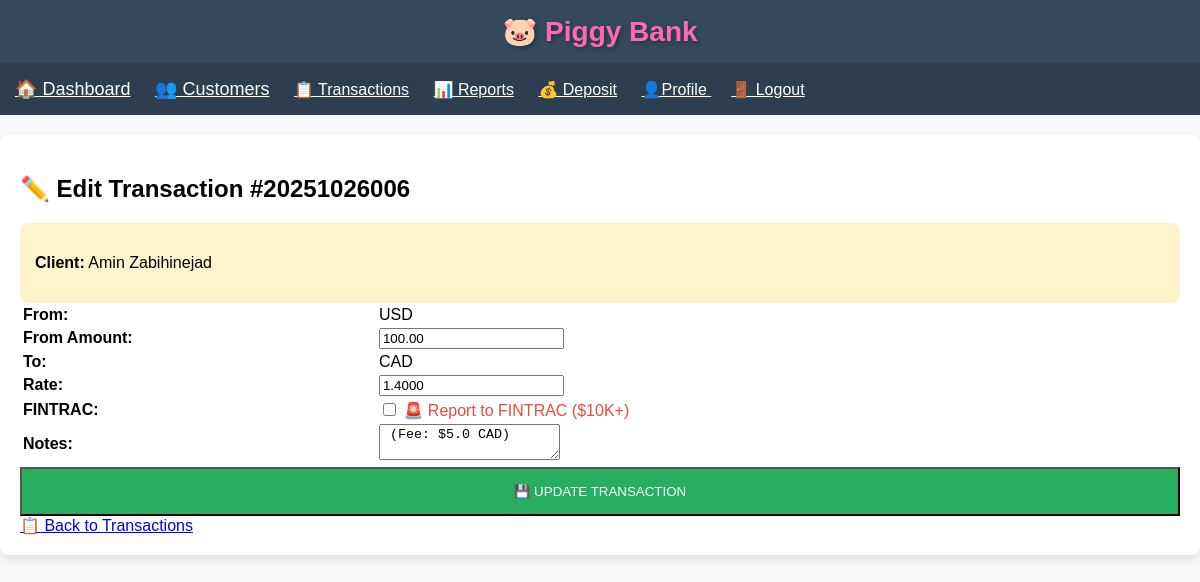
Page /edit_transaction/11 (signed in) on the earlier database version.
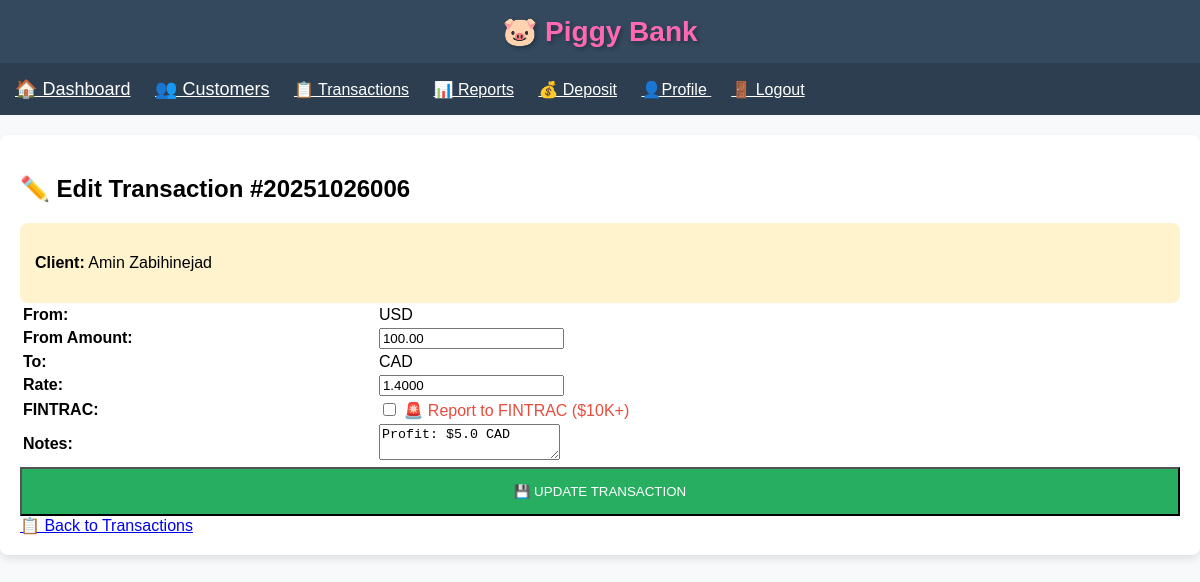
Same page on the later database version.
### app.py (models this page shows)
class Transaction(db.Model):
    id = db.Column(db.Integer, primary_key=True, autoincrement=True)  # AUTO
    tx_ref = db.Column(db.String(11), unique=True, nullable=False, index=True)  # DISPLAY ID
    date = db.Column(db.DateTime, default=datetime.utcnow)
    from_currency = db.Column(db.String(3), nullable=False)
    to_currency = db.Column(db.String(3), nullable=False)
    from_amount = db.Column(db.Float, nullable=False)
    to_amount = db.Column(db.Float, nullable=False)
    exchange_rate = db.Column(db.Float, nullable=False)
    notes = db.Column(db.Text, nullable=True)
    is_fintrac = db.Column(db.Boolean, default=False)
    client_id = db.Column(db.Integer, db.ForeignKey('client.id'), nullable=False)
    receipt_filename = db.Column(db.String(100))
    status = db.Column(db.String(10), default='closed')

### app.py (the view, shortened to what this page needs)
@app.route('/edit_transaction/<int:tx_id>', methods=['GET', 'POST'])  # ← ADD <int:>
def edit_transaction(tx_id):
    tx = Transaction.query.get_or_404(tx_id)
    return render_template('edit_transaction.html', tx=tx)

### templates/edit_transaction.html (shortened to what this page needs)
{% extends "base.html" %}
{% block content %}
<h2>✏️ Edit Transaction #{{ tx.tx_ref }}</h2>
<div style="background:#fff3cd; padding:15px; border-radius:8px;">
    <p><strong>Client:</strong> {{ tx.client.first_name }} {{ tx.client.last_name }}</p>
</div>
<form method="POST">
    <table style="width:100%;">
        <tr><td><strong>From:</strong></td><td>{{ tx.from_currency }}</td></tr>
        <tr><td><strong>From Amount:</strong></td><td><input type="number" name="from_amount" step="0.01" value="{{ "%.2f"|format(tx.from_amount) }}" required></td></tr>
        <tr><td><strong>To:</strong></td><td>{{ tx.to_currency }}</td></tr>
        <tr><td><strong>Rate:</strong></td><td><input type="number" name="exchange_rate" step="0.001" value="{{ "%.4f"|format(tx.exchange_rate) }}" required></td></tr>
	<tr><td><strong>FINTRAC:</strong></td><td>
    		<input type="checkbox" name="is_fintrac" {% if tx.is_fintrac %}checked{% endif %}>
    		<span style="color:#e74c3c;">🚨 Report to FINTRAC ($10K+)</span>
	</td></tr>
        <tr><td><strong>Notes:</strong></td><td><textarea name="notes" rows="2">{{ tx.notes or '' }}</textarea></td></tr>
    </table>
    <input type="submit" value="💾 UPDATE TRANSACTION" style="width:100%; padding:15px; background:#27ae60; color:white;">
</form>
<a href="{{ url_for('transactions') }}">📋 Back to Transactions</a>
{% endblock %}

Differences in the rows shown:
changed Transaction "USD": notes "(Fee: $5.0 CAD)" → "Profit: $5.0 CAD"
